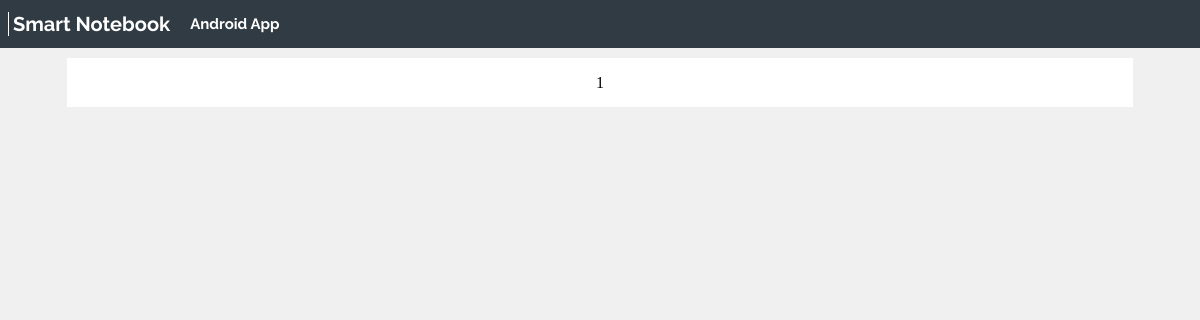
Before: /news/ with the older database file.
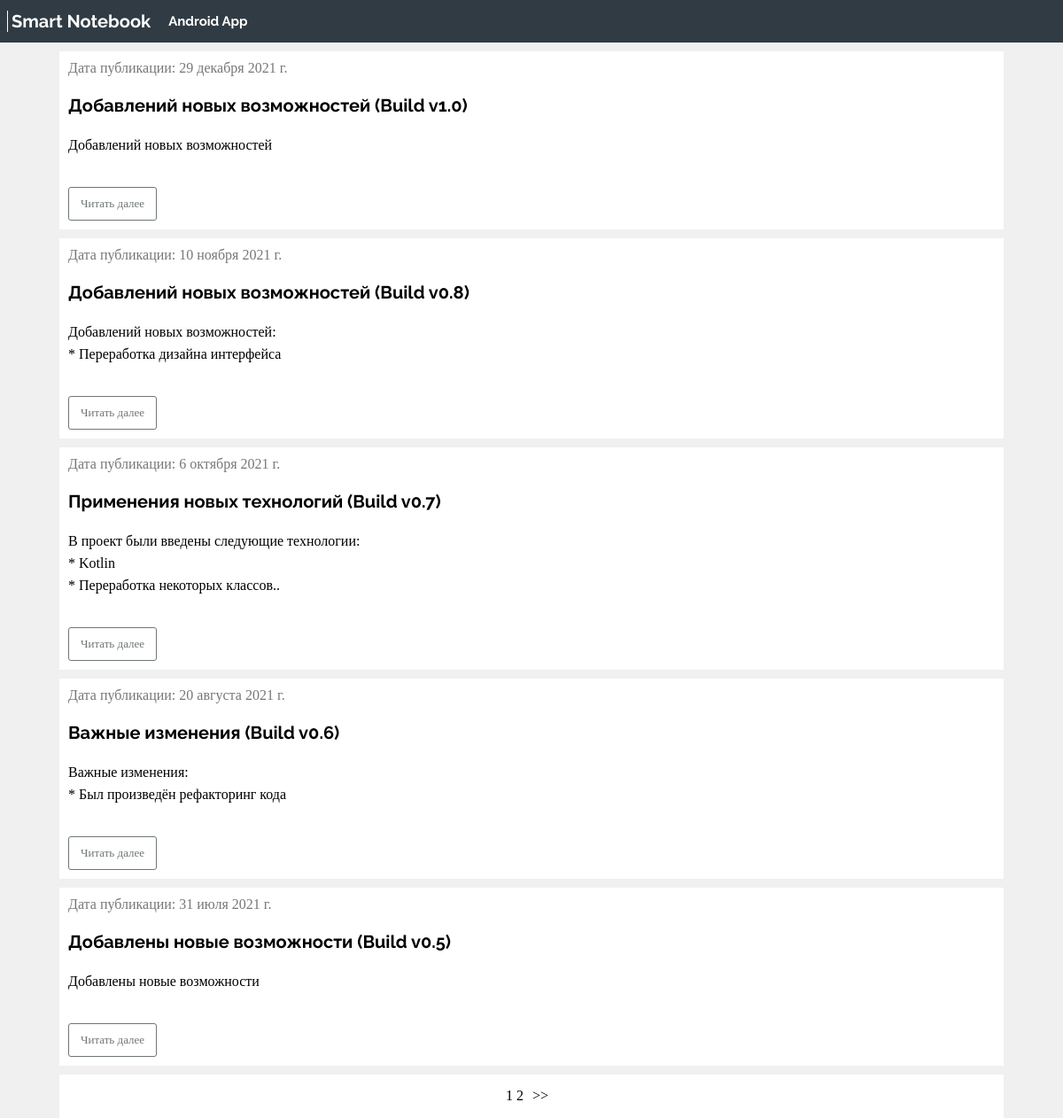
After: the same page with the newer database file.
### news/models.py (models this page shows, shortened)
class Articles(models.Model):
    title = models.CharField('Название', max_length=150)
    anons = models.TextField('Анонс')
    full_text = models.TextField('Статья')
    date = models.DateField('Дата публикации')
    class Meta:
        verbose_name = 'Новость'
        verbose_name_plural = 'Новости'

### news/views.py (the view)
# urls.py: path('news/', include('news.urls')),
def news(request):
    base_news = Articles.objects.order_by('date').reverse()
    p = Paginator(base_news, 5)
    count_list = p.page_range
    page_number = request.GET.get('page')
    page = p.get_page(page_number)
    return render(request, 'news/news.html', {'page': page, 'count_list': count_list})

### news/templates/news/news.html (shortened to what this page needs)
{% load static %}
<!DOCTYPE html>
<html lang="ru">
<head>
    <link rel="stylesheet" type="text/css" href="{% static 'news/css/news.css' %}">
    <link rel="stylesheet" type="text/css" href="{% static 'news/css/header.css' %}">
</head>
<body>
    {% include 'main/header.html' %}
    <div class="layout-page">
        <div class="layout-page-width">
            <div class="page">
                <div class="nav">
                    {% for el in page.object_list %}
                    <div class="content">
                        <span class="date-publish"> Дата публикации: {{ el.date }}</span>
                        <div>
                            <h1 class="name-publish">
                                <span class="text-news">{{el.title |linebreaks}}</span>
                            </h1>
                        </div>
                        <div class="inform-publish">
                            <div>
                                <div class="anons-publish">{{el.anons |linebreaks}}</div>
                            </div>
                            <a class="learn-more" href="{% url 'news-detail'  el.id %}">Читать далее</a>
                        </div>
                    </div>
                    {% endfor%}
                    <div class="paginator">
                        <div class="paginator_pages">
                            {% for i in count_list%}
                            <a class="paginator_ref" href="{% url 'news' %}?page={{ i }}">
                                {{i}}
                            </a>
                            {% endfor %}
                        </div>
                        {% if page.has_next %}
                        <a class="paginator_ref" href="{% url 'news' %}?page={{ page.next_page_number }}">
                            <span class="paginator-text"> >> </span>
                        </a>
                        {% endif %}
                    </div>
                </div>
            </div>
        </div>
    </div>
</body>
</html>

### news/templates/main/header.html
{% load static %}
{% block content %}
<header class="header">
    <div class="header-container">
        <a href="{% url 'news' %}">
            <span class="header-text">Smart Notebook</span>
        </a>
        <span class="header-nav-text">Android App</span>
    </div>
</header>
{% endblock %}

### news/static/news/css/news.css (style rules this page uses)
.layout-page-width { margin: 0 auto; min-width: 320px; }
@media (min-width: 1024px) { .layout-page-width { padding: 0 24px; max-width: 1096px; } }
.page { display: flex; max-width: 1096px; }
.nav { width: 100%; }
.content { flex: 0; background-color: white; margin: 10px 15px 0px 15px; overflow-wrap: break-word; padding: 10px; }
.learn-more { background-color: initial; border: 1px solid #6f7577; border-radius: 3px; color: #6f7577; cursor: pointer; display: inline-block; font-size: 0.8125rem; height: 36px; line-height: 2.25rem; margin-top: 18px; padding: 0 13px; text-decoration: none; }
.name-publish { font-family: Raleway-Bold; font-size: 1.25rem; line-height: 1.3; margin: 10px 0px 5px 0px; }
.anons-publish { font-family: Raleway-Regular; margin-top: 5px; line-height: 1.56; font-size: 1rem; }
.date-publish { color: #777; }
.text-news { font-family: Raleway-Bold; }
.paginator { background-color: #fff; display: flex; height: 49px; justify-content: center; text-align: center; align-items: center; margin: 10px 15px 0px 15px; }
.paginator_ref { text-decoration: none; color: #000; }
.paginator-text { padding: 10px; }

### news/static/news/css/header.css (style rules this page uses)
body { margin: 0; padding: 0; background-color: #f0f0f0; }
a { text-decoration: none; }
.header { align-items: center; box-sizing: border-box; display: flex; height: 48px; margin: 0 auto; background-color: #303b44; }
.header-container { display: flex; align-items: center; }
.header-text { border-left: 1px solid; margin-left: 8px; margin-right: 10px; padding-left: 4px; font-family: Raleway-Bold; font-size: 20px; color: white; cursor: pointer; }
.header-nav-text { margin: 10px; font-family: Raleway-Bold; font-size: 15px; color: white; cursor: default; }

Changed rows visible on the page:
added Articles: date "29 декабря 2021 г.", title "Добавлений новых возможностей (Build v1.0)", anons "Добавлений новых возможностей"
added Articles: date "10 ноября 2021 г.", title "Добавлений новых возможностей (Build v0.8)", anons "Добавлений новых возможностей: * Переработка дизайна интерфейса"
added Articles: date "6 октября 2021 г.", title "Применения новых технологий (Build v0.7)", anons "В проект были введены следующие технологии: * Kotlin * Переработка некоторых классов.."
added Articles: date "20 августа 2021 г.", title "Важные изменения (Build v0.6)", anons "Важные изменения: * Был произведён рефакторинг кода"
added Articles: date "31 июля 2021 г.", title "Добавлены новые возможности (Build v0.5)", anons "Добавлены новые возможности"
Other visible differences:
new list line: "2"
